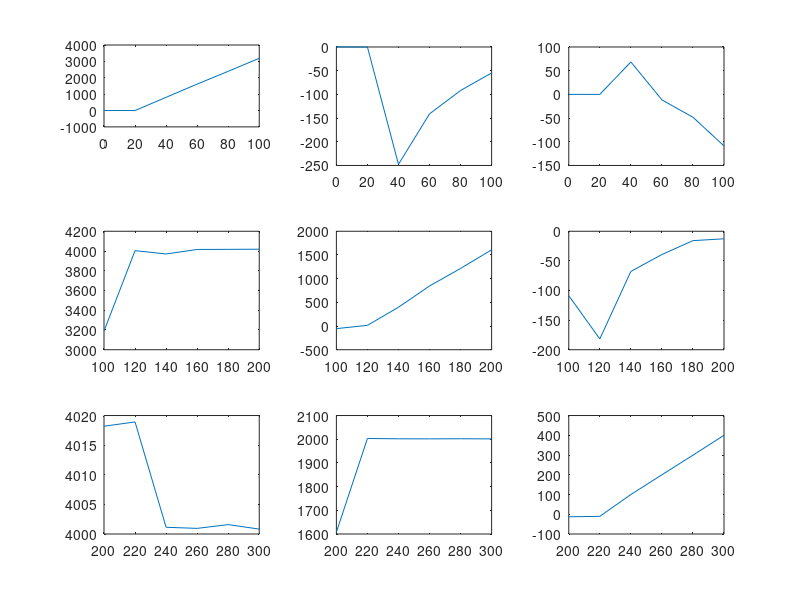
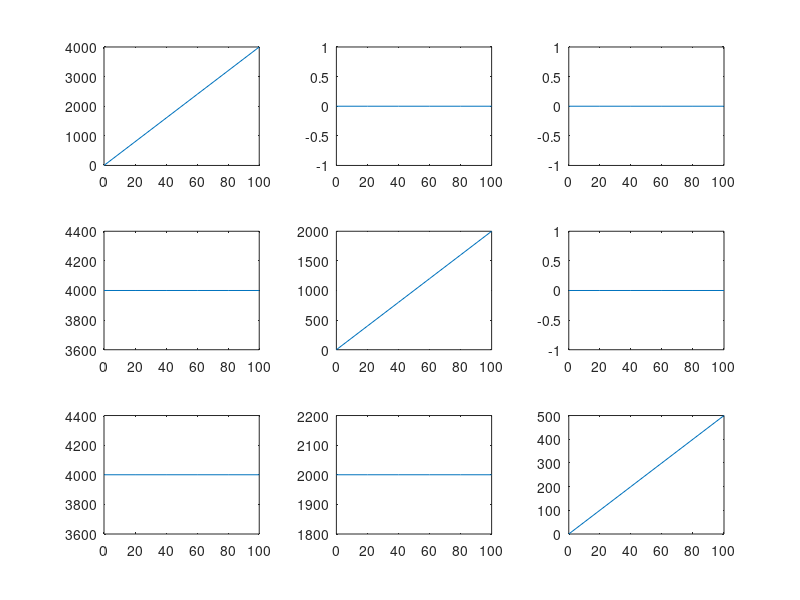

Reproduce these figures in MATLAB, in order.
%----------------------Question 1------------------------------
beacons = [0 0.5 0; 3.5 0 1; 0 1.5 0; 4.5 0 0; 0 2.5 3.5; 1.5 2.5 0; 3.0 0 2.0; 4.0 4.0 4.0].*1000;
distance = zeros(16,8);
estimated_coordinates = zeros(16,8);
x_dir = 0;
y_dir = 0;
z_dir = 0;
time = 1;
for i=0:20:300
    if (i <=100)
        x_dir = 40*i;
        target = [x_dir 0 0];
    elseif(i>100 && i<=200)
        y_dir = 20*(i-100);
        target = [x_dir y_dir 0];
    elseif(i>200 && i<=300)
        z_dir = 5*(i-200);
        target = [x_dir y_dir z_dir];
    end
        for j = 1:8
            target_sum = (target-beacons(j, :)).^2;
            distance(time,j) = sqrt(sum(target_sum));
        end
    time = time+1;
end
% distance;
%----------------------Question 2------------------------------
distance_2 = distance;
a=0.2;
b=0;
rng(400060749);
y =(a*randn(16,1)+b);
for i = 1:16
    distance_2(i,:) = distance_2(i,:)+y(i);
end
distance_2;
%----------------------Question 3------------------------------

JTJ = zeros(3,3);
JTF = zeros(3,1);
answer = zeros(16, 3);
R = answer(1, :);

% time block iteration
for rowIndex = 1:15
    f_i = zeros(1, 8);
    R = answer(rowIndex, :);
    %each beacon's iteration
    for i = 1:8
        distancetoR = sqrt((R(1)-beacons(i,1)).^2 + (R(2)-beacons(i,2)).^2 + (R(3)-beacons(i,3)).^2);
        f_i= distancetoR-distance_2(rowIndex,i);
        % denominator = minimized sum of squares (per beacon)+table2(per
        % time).^2
        denominator = (f_i+distance_2(rowIndex,i)).^2;

        %(x-xi)
        R_Ri_X = (answer(rowIndex, 1)-beacons(i,1));
        %(y-yi)
        R_Ri_Y = (answer(rowIndex, 2)-beacons(i,2));
        %(z-zi)
        R_Ri_Z = (answer(rowIndex, 3)-beacons(i,3));
        

        JTJ(1,1) = JTJ(1,1) + ((R_Ri_X).^2./denominator);
        JTJ(1,2) = JTJ(1,2) + ((R_Ri_X.*R_Ri_Y)./denominator);
        JTJ(1,3) = JTJ(1,3) + ((R_Ri_X.*R_Ri_Z)./denominator);
        
        JTJ(2,1) = JTJ(2,1) + ((R_Ri_Y.*R_Ri_X)./denominator);
        JTJ(2,2) = JTJ(2,2) + ((R_Ri_Y).^2./denominator);
        JTJ(2,3) = JTJ(2,3) + ((R_Ri_Y.*R_Ri_Z))./denominator;
        
        JTJ(3,1) = JTJ(3,1) + ((R_Ri_Z.*R_Ri_X)./denominator);
        JTJ(3,2) = JTJ(3,2) + ((R_Ri_Z.*R_Ri_Y)./denominator);
        JTJ(3,3) = JTJ(3,3) + ((R_Ri_Z).^2./denominator);
       
        
        JTF(1,1) = JTF(1,1) + ((R_Ri_X.*f_i)./sqrt(denominator));
        JTF(2,1) = JTF(2,1) + ((R_Ri_Y.*f_i)./sqrt(denominator));
        JTF(3,1) = JTF(3,1) + ((R_Ri_Z.*f_i)./sqrt(denominator));

    end
    %transpose R point to a column vector (for subtraction)-->new R
    %position
    answer_prime = transpose(answer(rowIndex, :)) - inv(JTJ)*JTF;
    %transpose new R position into a row vector and store into answer
    %table
    answer(rowIndex+1, :) = transpose(answer_prime);

    %reset for next time block
    JTF = zeros(3,1);
    JTJ = zeros(3,3);
end
f_i;
answer(16, :);
%----------------------Question 4------------------------------

%create 3 x 3 subplots

%first row of subplots: t=0 --> t=100
t = [0:20:100]

%project x
x = transpose(answer(1:6, 1))
subplot(4,3,1)
plot(t,x)
%project y
y =  transpose(answer(1:6, 2))
subplot (3,3,2)
plot(t, y)
%project z
z =  transpose(answer(1:6, 3))
subplot(3,3,3)
plot(t, z)

%second row of subplots: t=100 --> t=200
t = [100:20:200]

%project x
x =  transpose(answer(6:11, 1))
subplot(3,3,4)
plot(t, x)
%project y
y= transpose(answer(6:11, 2))
subplot (3,3,5)
plot(t, y)
%project z
z =  transpose(answer(6:11, 3))
subplot(3,3,6)
plot(t, z)

%3rd row of subplots: t=200 --> t=300
t = [200:20:300]

%project x
x =  transpose(answer(11:16, 1))
subplot(3,3,7)
plot(t, x)
%project y
y =  transpose(answer(11:16, 2))
subplot (3,3,8)
plot(t, y)
%project z
z =  transpose(answer(11:16, 3))
subplot(3,3,9)
plot(t, z)

%plotting actual
figure()
%t=0 --> t=100
t = [0 20 40 60 80 100]
actual_x = [0 800 1600 2400 3200 4000]
actual_y = [0 0 0 0 0 0]
actual_z = [0 0 0 0 0 0]

subplot(3, 3, 1)
plot(t, actual_x)
subplot(3,3,2)
plot(t, actual_y)
subplot(3,3,3)
plot(t, actual_z)

%t=100 -->200
actual_x = [4000 4000 4000 4000 4000 4000]
actual_y = [0 400 800 1200 1600 2000]
actual_z = [0 0 0 0 0 0]
subplot(3, 3, 4)
plot(t, actual_x)
subplot(3,3,5)
plot(t, actual_y)
subplot(3,3,6)
plot(t, actual_z)

actual_x = [4000 4000 4000 4000 4000 4000]
actual_y = [2000 2000 2000 2000 2000 2000]
actual_z = [0 100 200 300 400 500]
subplot(3, 3, 7)
plot(t, actual_x)
subplot(3,3,8)
plot(t, actual_y)
subplot(3,3,9)
plot(t, actual_z)


